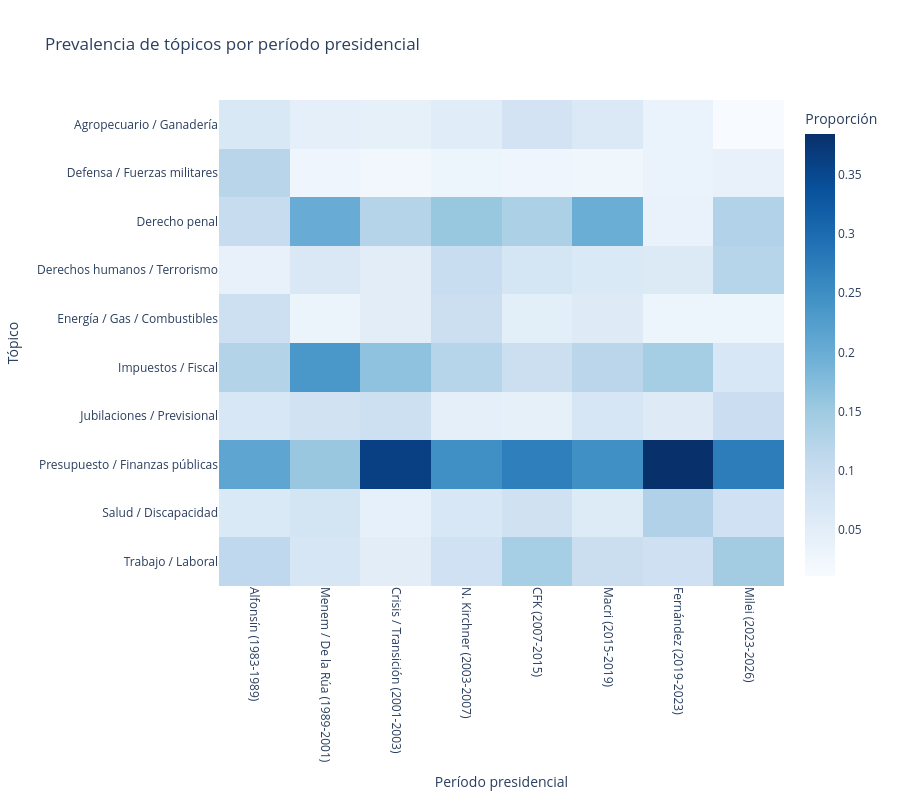

The notebook cell saved with this chart:
### Markdown cell above
## 7. Heatmap: prevalencia por período presidencial

### Code cell
def asignar_periodo(fecha):
    anio = fecha.year
    if anio <= 1989:
        return "Alfonsín (1983-1989)"
    elif anio <= 2001:
        return "Menem / De la Rúa (1989-2001)"
    elif anio <= 2003:
        return "Crisis / Transición (2001-2003)"
    elif anio <= 2007:
        return "N. Kirchner (2003-2007)"
    elif anio <= 2015:
        return "CFK (2007-2015)"
    elif anio <= 2019:
        return "Macri (2015-2019)"
    elif anio <= 2023:
        return "Fernández (2019-2023)"
    else:
        return "Milei (2023-2026)"

ORDEN_PERIODOS = [
    "Alfonsín (1983-1989)",
    "Menem / De la Rúa (1989-2001)",
    "Crisis / Transición (2001-2003)",
    "N. Kirchner (2003-2007)",
    "CFK (2007-2015)",
    "Macri (2015-2019)",
    "Fernández (2019-2023)",
    "Milei (2023-2026)",
]

df_validos['periodo_presidencial'] = df_validos['fecha'].apply(asignar_periodo)

pivot_pres = (
    df_validos
    .groupby(['periodo_presidencial', 'topic_label'])
    .size()
    .reset_index(name='count')
)
pivot_pres['prop'] = pivot_pres.groupby('periodo_presidencial')['count'].transform(lambda x: x / x.sum())

heatmap_pres = pivot_pres.pivot(
    index='topic_label', columns='periodo_presidencial', values='prop'
).fillna(0)

cols_ordenadas = [c for c in ORDEN_PERIODOS if c in heatmap_pres.columns]
heatmap_pres = heatmap_pres[cols_ordenadas]

fig_pres = px.imshow(
    heatmap_pres,
    labels=dict(x="Período presidencial", y="Tópico", color="Proporción"),
    title="Prevalencia de tópicos por período presidencial",
    color_continuous_scale="Blues",
    aspect="auto",
    height=800
)
# Etiquetas de presidentes en vertical (90°), no en diagonal
fig_pres.update_xaxes(tickangle=90)
fig_pres.show()
fig_pres.write_html("figuras/heatmap_topicos_por_periodo_presidencial.html")

### Figure 1 — Plotly figure (JSON) as saved in the notebook; plotly's stock layout.template omitted (floating-point values rounded to 4 significant figures)
{"data": [{"coloraxis": "coloraxis", "hovertemplate": "Período presidencial: %{x}<br>Tópico: %{y}<br>Proporción: %{z}<extra></extra>", "name": "0", "type": "heatmap", "x": ["Alfonsín (1983-1989)", "Menem / De la Rúa (1989-2001)", "Crisis / Transición (2001-2003)", "N. Kirchner (2003-2007)", "CFK (2007-2015)", "Macri (2015-2019)", "Fernández (2019-2023)", "Milei (2023-2026)"], "xaxis": "x", "y": ["Agropecuario / Ganadería", "Defensa / Fuerzas militares", "Derecho penal", "Derechos humanos / Terrorismo", "Energía / Gas / Combustibles", "Impuestos / Fiscal", "Jubilaciones / Previsional", "Presupuesto / Finanzas públicas", "Salud / Discapacidad", "Trabajo / Laboral"], "yaxis": "y", "z": [[0.06633, 0.04576, 0.04388, 0.05357, 0.07958, 0.06259, 0.03415, 0.01069], [0.1194, 0.02712, 0.0211, 0.02891, 0.02784, 0.02554, 0.03415, 0.03947], [0.1014, 0.2017, 0.1241, 0.156, 0.134, 0.1993, 0.03756, 0.1291], [0.0385, 0.0661, 0.05063, 0.09864, 0.07625, 0.0646, 0.0609, 0.1217], [0.08983, 0.0339, 0.05063, 0.09354, 0.04932, 0.05709, 0.02903, 0.02878], [0.1266, 0.2356, 0.1646, 0.1216, 0.09168, 0.1172, 0.1429, 0.0699], [0.06895, 0.08305, 0.0903, 0.04464, 0.04297, 0.07261, 0.05748, 0.09539], [0.2129, 0.1559, 0.362, 0.2474, 0.2717, 0.2469, 0.3847, 0.2738], [0.06463, 0.07797, 0.04219, 0.06845, 0.08533, 0.05859, 0.1303, 0.08635], [0.1115, 0.07288, 0.05063, 0.08716, 0.1413, 0.09564, 0.08879, 0.1447]]}], "layout": {"coloraxis": {"colorbar": {"title": {"text": "Proporción"}}, "colorscale": [[0, "rgb(247,251,255)"], [0.125, "rgb(222,235,247)"], [0.25, "rgb(198,219,239)"], [0.375, "rgb(158,202,225)"], [0.5, "rgb(107,174,214)"], [0.625, "rgb(66,146,198)"], [0.75, "rgb(33,113,181)"], [0.875, "rgb(8,81,156)"], [1, "rgb(8,48,107)"]]}, "height": 800, "title": {"text": "Prevalencia de tópicos por período presidencial"}, "xaxis": {"anchor": "y", "domain": [0, 1], "tickangle": 90, "title": {"text": "Período presidencial"}}, "yaxis": {"anchor": "x", "autorange": "reversed", "domain": [0, 1], "title": {"text": "Tópico"}}}}
